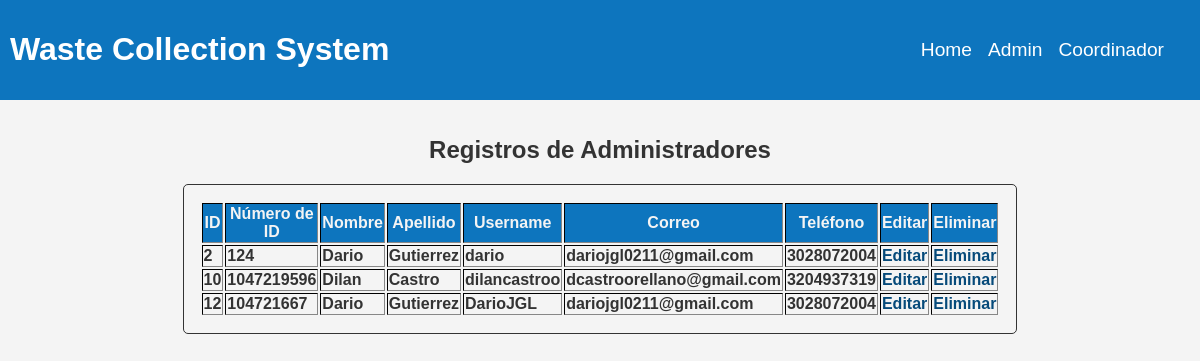
Screenshot of /admi/index with the database file from the repository.
### tables this page shows
CREATE TABLE ADMIS (ID INTEGER PRIMARY KEY AUTOINCREMENT, NUM_ID TEXT NOT NULL, NOMBRE TEXT, APELLIDO TEXT NOT NULL, USERNAME TEXT NOT NULL, CORREO TEXT, TELEFONO TEXT NOT NULL, CONTRASEÑA TEXT, ESTADO TEXT);

### app/app.py (the view)
@app.route("/admi/index", methods=["GET", "POST"])
def admi_index():
    conn = sqlite3.connect('instance/WCS.db')
    cursor = conn.cursor()
    cursor.execute("SELECT * FROM ADMIS WHERE ESTADO = 'ACTIVO'")
    registros = cursor.fetchall()
    conn.close()
    return render_template("admi/ver_admi.html", registros=registros)

### app/templates/admi/ver_admi.html (shortened to what this page needs)
{% extends 'base.html' %}
{% block content %}
<div class="vista_div">
    <h2>Registros de Administradores</h2>
    <table border="1">
        <thead>
            <tr>
                <th>ID</th>
                <th>Número de ID</th>
                <th>Nombre</th>
                <th>Apellido</th>
                <th>Username</th>
                <th>Correo</th>
                <th>Teléfono</th>
                <th>Editar</th>
                <th>Eliminar</th>
            </tr>
        </thead>
        <tbody>
            {% for registro in registros %}
            <tr>
                <td>{{ registro[0] }}</td>
                <td>{{ registro[1] }}</td>
                <td>{{ registro[2] }}</td>
                <td>{{ registro[3] }}</td>
                <td>{{ registro[4] }}</td>
                <td>{{ registro[5] }}</td>
                <td>{{ registro[6] }}</td>
                <td><a href="{{ url_for('actualizar_admi', id=registro[0]) }}">Editar</a></td>
                <td><a href="{{ url_for('eliminar_admi', id=registro[0]) }}"
                        onclick="return confirm('¿Estás seguro de que quieres eliminar este registro?');">Eliminar</a>
                </td>
            </tr>
            {% endfor %}
        </tbody>
    </table>
</div>
{% endblock %}

### app/static/css/style.css (style rules this page uses)
body { font-family: "Arial", sans-serif; margin: 0; padding: 0; background-color: #f4f4f4; color: #333; }
.vista_div { display: flex; justify-content: center; align-items: center; flex-direction: column; margin-top: 1rem; }
.vista_div table { border: 1px solid #333; border-radius: 5px; text-decoration: none; font-weight: bold; width: 450px; transition: all 0.3s ease-in-out; padding: 1rem; align-items: center; margin-bottom: 1rem; }
.vista_div th { background-color: #0d75be; color: #f4f4f4; }
.vista_div a { color: #064a7a; text-decoration: none; }

### rows the page displays
ADMIS: ID "2", NUM_ID "124", NOMBRE "Dario", APELLIDO "Gutierrez", USERNAME "dario", CORREO "dariojgl0211@gmail.com", TELEFONO "3028072004"
ADMIS: ID "10", NUM_ID "1047219596", NOMBRE "Dilan", APELLIDO "Castro", USERNAME "dilancastroo", CORREO "dcastroorellano@gmail.com", TELEFONO "3204937319"
ADMIS: ID "12", NUM_ID "104721667", NOMBRE "Dario", APELLIDO "Gutierrez", USERNAME "DarioJGL", CORREO "dariojgl0211@gmail.com", TELEFONO "3028072004"
